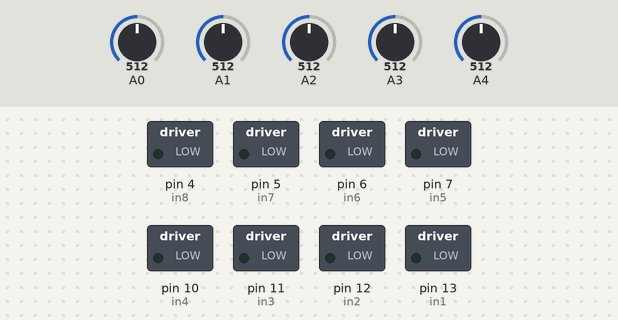
Bench run of a sketch on a simulated Arduino Uno, built with avr-gcc and run on an emulated ATmega328P. Shown: switched loads named in the sketch (green lamp = pin HIGH). The test bench sets the inputs (shaded band); at power-on: A0 = 512, A1 = 512, A2 = 512, A3 = 512, A4 = 512. What the sketch prints to the serial monitor is not drawn.

Above: at 1.2 s.
1.3 s: A0 set to 556
2.8 s: A0 set to 577
At 3.7 s:
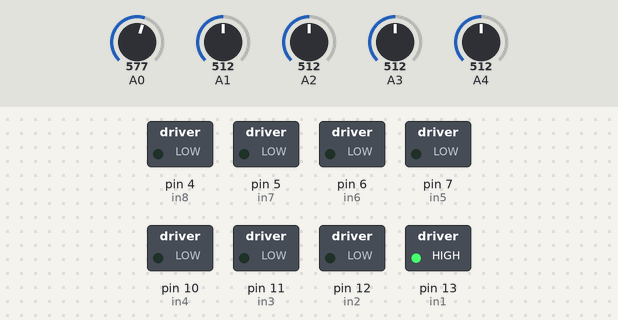
4.3 s: A1 set to 537
5.8 s: A1 set to 565
At 6.3 s:
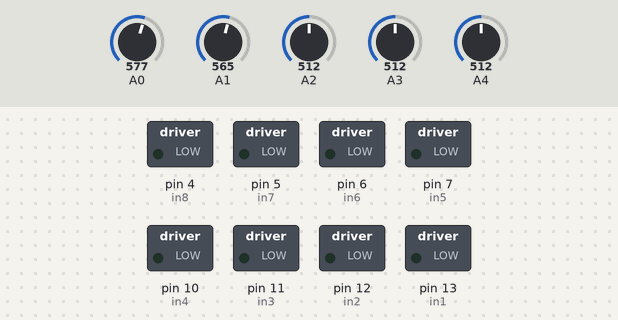
7.3 s: A2 set to 595
8.8 s: A2 set to 618
At 9.8 s:
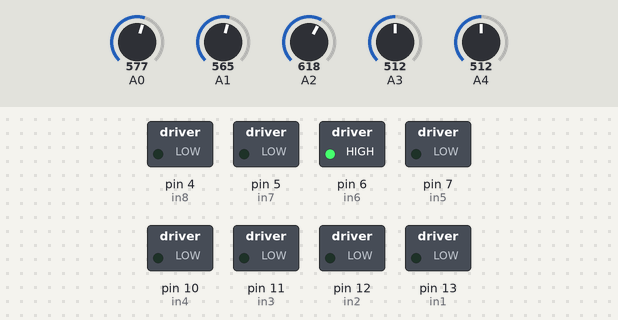
Timing chart, 0 to 11.3 s (numbered marks = the images above; inputs shaded):
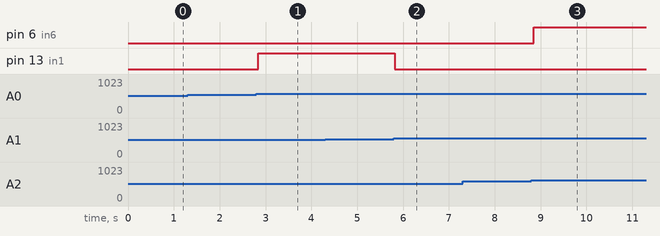

The sketch:

solar-tracker-algorithm.ino
```cpp
const byte in1 = 13;
const byte in2 = 12;
const byte in3 = 11;
const byte in4 = 10;
const byte in5 = 7;
const byte in6 = 6;
const byte in7 = 5;
const byte in8 = 4;


void setup() {
  Serial.begin(1200);
    pinMode(in1, OUTPUT);
    pinMode(in2, OUTPUT);
    pinMode(in3, OUTPUT);
    pinMode(in4, OUTPUT);
    pinMode(in5, OUTPUT);
    pinMode(in6, OUTPUT);
    pinMode(in7, OUTPUT);
    pinMode(in8, OUTPUT);

}

void loop() {
  // photoresistor readings
  int p1 = analogRead(A0);
  int p2 = analogRead(A1);
  int p3 = analogRead(A2);
  int p4 = analogRead(A3);

  int avg = (p1 + p2 + p3 + p4)/4; // optimally all photoresistors will have the exact same reading

  int limit = 40; // limit represents the minimum difference in lighting to activate the motor

  // each motor activates to move photoresistor values closer to the average
    if (abs(p1 - avg) > limit && p1 > avg){
        digitalWrite(in1, HIGH);
        digitalWrite(in2, LOW);
    } else {
      digitalWrite(in1, LOW);
      digitalWrite(in2, LOW);
    }

    if (abs(p2 - avg) > limit && p2 > avg) {
        digitalWrite(in3, HIGH);
        digitalWrite(in4, LOW);
    } else {
      digitalWrite(in3, LOW);
      digitalWrite(in4, LOW);
    }

    if (abs(p3 - avg) > limit && p3 > avg){
      digitalWrite(in5, LOW);
      digitalWrite(in6, HIGH);
    } else {
      digitalWrite(in5, LOW);
      digitalWrite(in6, LOW);
    }

    if (abs(p4 - avg) > limit && p4 > avg){
      digitalWrite(in7, LOW);
      digitalWrite(in8, HIGH);
    } else {
      digitalWrite(in7, LOW);
      digitalWrite(in8, LOW);
    }

  //voltage reading of the solar panel for testing
  float reading = analogRead(A4) * 5.0 / 1023.0 * 10.0 / 2.2;
  Serial.println(reading);
}
```

Measured:
- the behaviour switches between 565 and 566 on A0 (found by bisection; images 0 and 1)
- the behaviour switches between 546 and 547 on A1 (found by bisection; images 1 and 2)
- the behaviour switches between 604 and 605 on A2 (found by bisection; images 2 and 3)
- after the input at 1.3 s, every drawn part: stays the same
- after the input at 2.8 s, pin 13 (in1): LOW → HIGH at once
- after the input at 4.3 s, every drawn part: stays the same
- after the input at 5.8 s, pin 13 (in1): HIGH → LOW at once
- after the input at 7.3 s, every drawn part: stays the same
- after the input at 8.8 s, pin 6 (in6): LOW → HIGH after 0.05 s
